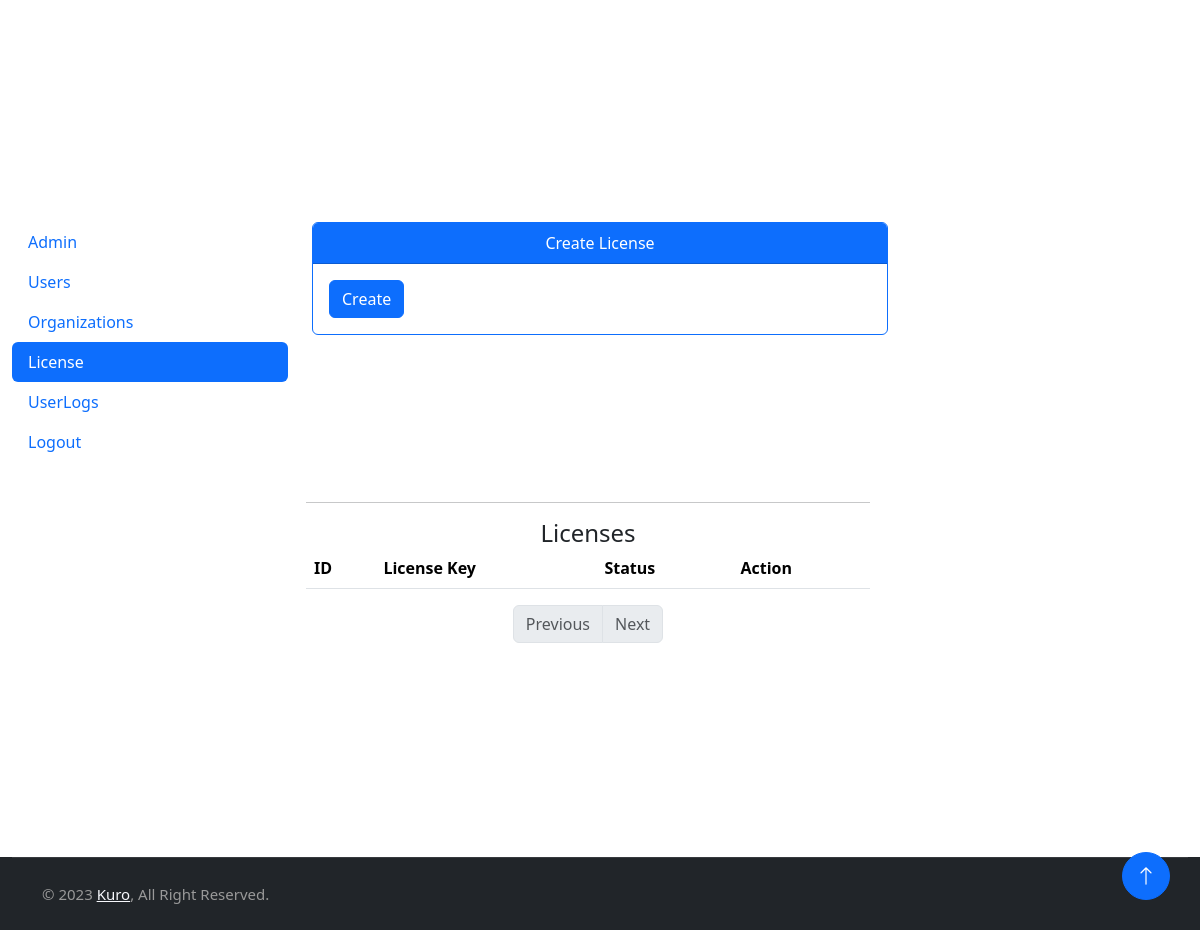
/admin/license (signed in), run on an earlier commit of the app's database.
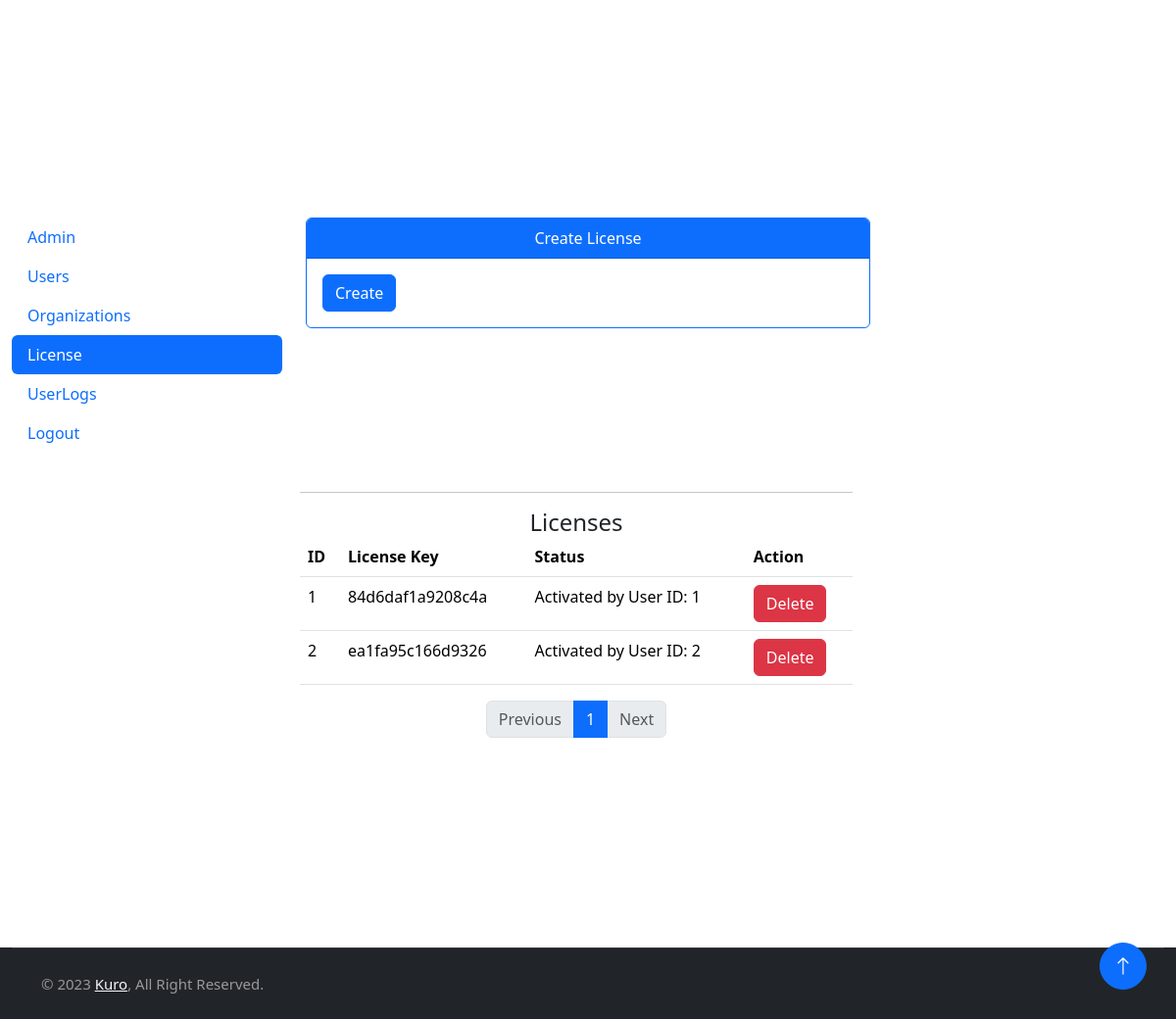
And on a later commit of the database.
### tables this page shows
CREATE TABLE `licenses` (
  `licenseId` INT AUTO_INCREMENT PRIMARY KEY,
  `licenseKey` VARCHAR(255) NOT NULL UNIQUE,
  `startDate` TIMESTAMP DEFAULT CURRENT_TIMESTAMP,
  `expiryDate` TIMESTAMP DEFAULT CURRENT_TIMESTAMP,
  `orgId` INT,
  `createdBy` INT,
  `userId` INT DEFAULT NULL,
  `status` TINYINT NOT NULL DEFAULT 0,
  `createdAt` TIMESTAMP DEFAULT CURRENT_TIMESTAMP,
  FOREIGN KEY (`orgId`) REFERENCES `organizations`(`orgId`) ON DELETE CASCADE,
  FOREIGN KEY (`createdBy`) REFERENCES `users`(`userId`) ON DELETE SET NULL,
  FOREIGN KEY (`userId`) REFERENCES `users`(`userId`) ON DELETE SET NULL
);

### router.php (called while the page is built, shortened)
<?php
class Router
{
	function any($route, $path_to_include){ $this->route($route, $path_to_include); }
	function route($route, $path_to_include)
	{
		$callback = $path_to_include;
		if( !is_callable($callback) ){
		  if(!strpos($path_to_include, '.php')){
			$path_to_include.='.php';
		  }
		}
		$request_url = filter_var($_SERVER['REQUEST_URI'], FILTER_SANITIZE_URL);
		$request_url = rtrim($request_url, '/');
		$request_url = strtok($request_url, '?');
		$route_parts = explode('/', $route);
		$request_url_parts = explode('/', $request_url);
		array_shift($route_parts);
		array_shift($request_url_parts);
		if( count($route_parts) != count($request_url_parts) ){ return; }
		$parameters = [];
		for( $__i__ = 0; $__i__ < count($route_parts); $__i__++ ){
		  $route_part = $route_parts[$__i__];
		  if( preg_match("/^[$]/", $route_part) ){
			$route_part = ltrim($route_part, '$');
			array_push($parameters, $request_url_parts[$__i__]);
			$$route_part=$request_url_parts[$__i__];
		  }
		  else if( $route_parts[$__i__] != $request_url_parts[$__i__] ){
			return;
		  }
		}
		include_once __DIR__."/$path_to_include";
		exit();
	}
}

### index.php (called while the page is built, shortened)
<?php
include 'router.php';
$router = new Router();
$router->any('/', 'views/index');
$router->any('/home', 'views/index');
$router->any('/login', 'views/login');
$router->any('/logout', 'views/logout');
$router->any('/admin/admin', 'views/admin/admin');
$router->any('/admin/users', 'views/admin/users');
$router->any('/admin/license', 'views/admin/license');

### kuro/controllers/license.php (called while the page is built, shortened)
<?php
require_once __DIR__.'/../models/license.model.php';
require_once __DIR__.'/../utils/session.php';
class LicenseController
{
    public function GetPaginationData()
    {
        $licenseModel = new LicenseModel();
        $page = isset($_GET['page']) && is_numeric($_GET['page']) ? $_GET['page'] : 1;
        $start = ($page - 1) * $licenseModel->GetLimit();
        $licenses = $licenseModel->GetRecords($start);
        $totalRecords = $licenseModel->GetTotalRecords();
        return [
            'licenses' => $licenses,
            'totalRecords' => $totalRecords,
            'limit' => $licenseModel->GetLimit()
        ];
    }
}
$licenseController = new LicenseController();

### kuro/models/license.model.php (called while the page is built, shortened)
<?php
require_once __DIR__.'/../core/database.php';
class LicenseModel extends Database
{
    public $limit = 5;
    public function GetTotalRecords()
    {
        $this->prepare(GETTOTALLICENSERECORDS);
        $this->statement->execute();
        return $this->fetchColumn();
    }
    public function GetRecords($start)
    {
        $this->prepare(GETLICENSERECORDS);
        $this->statement->bindValue(':start', $start, PDO::PARAM_INT);
        $this->statement->bindValue(':limit', $this->limit, PDO::PARAM_INT);
        $this->statement->execute();
        return $this->fetchAll(PDO::FETCH_OBJ);
    }
    public function GetLimit()
    {
        return $this->limit;
    }
}

### kuro/core/database.php (called while the page is built, shortened)
<?php
class Database
{
    protected mixed $statement;
    private string $dbHost = "localhost";
    private string $dbUser = "root";
    private string $dbPass = "";
    private string $dbName = "kuro";
    protected function connect()
    {
        try {
            $dsn = 'mysql:host='.$this->dbHost.';dbname='.$this->dbName;
            $this->pdo = new PDO($dsn, $this->dbUser, $this->dbPass, [PDO::MYSQL_ATTR_INIT_COMMAND =>"SET NAMES utf8;SET time_zone = 'Europe/Copenhagen'"]);
            $this->pdo->setAttribute(PDO::ATTR_DEFAULT_FETCH_MODE, PDO::FETCH_OBJ);
            return $this->pdo;
        } catch (PDOException $e) {
            print ("Error!: ".$e->getMessage()."<br/>");
            die();
        } finally {
        }
    }
    protected function prepare($sql)
    {
        $this->statement = $this->connect()->prepare($sql);
    }
    protected function fetchColumn()
    {
        try {
            return $this->statement->fetchColumn();
        } catch (Throwable $error) {
            print_r("Error: " . $error->getMessage());
        } finally {
            $this->pdo = NULL;
        }
    }
    protected function fetchAll()
    {
        try {
            return $this->statement->fetchAll();
        } catch (Throwable $error) {
            print_r("Error: " . $error->getMessage());
        } finally {
            $this->pdo = NULL;
        }
    }
}

### kuro/models/user.model.php (called while the page is built, shortened)
<?php
require_once __DIR__.'/../core/database.php';
class UserModel extends Database
{
    public function GetUserById($userId): stdclass
    {
        $this->prepare(USERBYID);
        $this->statement->execute([$userId]);
        return $this->fetch();
    }
}

### kuro/controllers/auth.php (called while the page is built, shortened)
<?php
require_once __DIR__.'/../models/user.model.php';
require_once __DIR__.'/../utils/session.php';
class Auth
{
    public function GetUserById($userId): stdclass
    {
        $user = new UserModel();
        return $user->GetUserById($userId);
    }
}

### kuro/utils/session.php (called while the page is built, shortened)
<?php
class Session
{
    public static function Get(string $key)
    {
        return (isset($_SESSION[$key])) ? $_SESSION[$key] : false;
    }
    public static function ValidateSession($auth): bool
    {
        $userId = Session::Get("uid");
        $user = $auth->GetUserById($userId);
        return true;
    }
}

### views/admin/license.php (the view, shortened to what the changed rows need)
<?php
require_once './kuro/controllers/auth.php';
Util::IsAdmin($auth);
require_once './kuro/controllers/license.php';
if(Session::Get("isSuperAdmin"))
{
    $data = $licenseController->GetPaginationData();
    $licenses = $data['licenses'];
    $totalRecords = $data['totalRecords'];
    $limit = $data['limit'];
    $totalPages = ceil($totalRecords / $limit);
    $page = isset($_GET['page']) && is_numeric($_GET['page']) ? $_GET['page'] : 1;
}
?>
<main class="container-fluid mt-5">
    <div class="testcontainer">
        <div class="row">
            <div class="row">
                <div class="col-lg-6 col-xl-6">
                    <table class="table table-hover">
                        <thead>
                            <tr>
                                <th scope="col">ID</th>
                                <th scope="col">License Key</th>
                                <th scope="col">Status</th>
                                <th scope="col">Action</th>
                            </tr>
                        </thead>
                        <tbody>
                            <?php foreach ($licenses as $license) : ?>
                            <tr>
                                <td scope="row"><?= $license->licenseId; ?></td>
                                <td><?= Util::Print($license->licenseKey); ?></td>
                                <td>
                                    <?= $license->userId ? 'Activated by User ID: '.$license->userId : 'Not Activated'; ?>
                                </td>
                                <td>
                                    <button class="btn btn-danger deletebtn" data-id="<?= $license->licenseId; ?>"
                                        data-toggle="modal" data-bs-target="#deletelicensemodal">Delete</button>
                                </td>
                            </tr>
                            <?php endforeach; ?>
                        </tbody>
                    </table>
                    <nav>
                        <ul class="pagination justify-content-center">
                            <?php for($i = 1; $i <= $totalPages; $i++): ?>
                            <li class="page-item <?= $i == $page ? 'active' : '' ?>">
                                <a class="page-link" href="?page=<?= $i ?>"><?= $i ?></a>
                            </li>
                            <?php endfor; ?>
                        </ul>
                    </nav>
                </div>
            </div>
        </div>
    </div>
</main>

What changed in the data, as far as the page shows it:
added licenses: licenseId "1", licenseKey "84d6daf1a9208c4a", userId "1"
added licenses: licenseId "2", licenseKey "ea1fa95c166d9326", userId "2"
Also different on the page:
new list line: "1"
